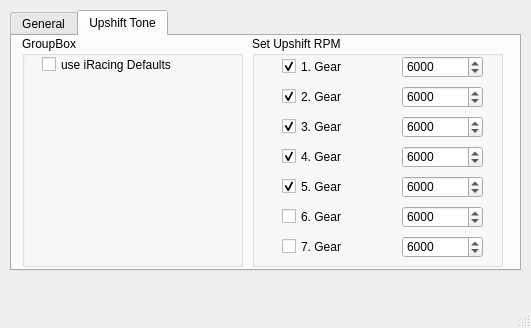
<?xml version="1.0" encoding="UTF-8"?>
<ui version="4.0">
 <class>iAppsMainWindow</class>
 <widget class="QMainWindow" name="iAppsMainWindow">
  <property name="enabled">
   <bool>true</bool>
  </property>
  <property name="geometry">
   <rect>
    <x>0</x>
    <y>0</y>
    <width>531</width>
    <height>328</height>
   </rect>
  </property>
  <property name="sizePolicy">
   <sizepolicy hsizetype="Fixed" vsizetype="Fixed">
    <horstretch>0</horstretch>
    <verstretch>0</verstretch>
   </sizepolicy>
  </property>
  <property name="contextMenuPolicy">
   <enum>Qt::DefaultContextMenu</enum>
  </property>
  <property name="windowTitle">
   <string>iApps</string>
  </property>
  <property name="dockOptions">
   <set>QMainWindow::AllowTabbedDocks|QMainWindow::AnimatedDocks</set>
  </property>
  <widget class="QWidget" name="widget">
   <property name="mouseTracking">
    <bool>true</bool>
   </property>
   <widget class="QTabWidget" name="tabWidget">
    <property name="geometry">
     <rect>
      <x>10</x>
      <y>10</y>
      <width>511</width>
      <height>261</height>
     </rect>
    </property>
    <property name="currentIndex">
     <number>1</number>
    </property>
    <widget class="QWidget" name="tabGeneral">
     <attribute name="title">
      <string>General</string>
     </attribute>
     <widget class="QGroupBox" name="groupBoxiRacing">
      <property name="geometry">
       <rect>
        <x>9</x>
        <y>9</y>
        <width>241</width>
        <height>121</height>
       </rect>
      </property>
      <property name="mouseTracking">
       <bool>false</bool>
      </property>
      <property name="title">
       <string>iRacing</string>
      </property>
      <widget class="QProgressBar" name="progressBarCPU">
       <property name="geometry">
        <rect>
         <x>70</x>
         <y>80</y>
         <width>118</width>
         <height>23</height>
        </rect>
       </property>
       <property name="value">
        <number>24</number>
       </property>
      </widget>
      <widget class="QLabel" name="labeliRacingStatus">
       <property name="geometry">
        <rect>
         <x>20</x>
         <y>30</y>
         <width>81</width>
         <height>16</height>
        </rect>
       </property>
       <property name="text">
        <string>iRacing Status</string>
       </property>
      </widget>
      <widget class="QLabel" name="labeliRacingStatus2">
       <property name="geometry">
        <rect>
         <x>130</x>
         <y>30</y>
         <width>91</width>
         <height>16</height>
        </rect>
       </property>
       <property name="text">
        <string>TextLabel</string>
       </property>
      </widget>
     </widget>
    </widget>
    <widget class="QWidget" name="tabUpshiftTone">
     <attribute name="title">
      <string>Upshift Tone</string>
     </attribute>
     <widget class="QGroupBox" name="groupBox">
      <property name="geometry">
       <rect>
        <x>10</x>
        <y>0</y>
        <width>221</width>
        <height>231</height>
       </rect>
      </property>
      <property name="title">
       <string>GroupBox</string>
      </property>
      <widget class="QCheckBox" name="checkBox">
       <property name="geometry">
        <rect>
         <x>20</x>
         <y>20</y>
         <width>161</width>
         <height>17</height>
        </rect>
       </property>
       <property name="text">
        <string>use iRacing Defaults</string>
       </property>
      </widget>
     </widget>
     <widget class="QGroupBox" name="groupBox_2">
      <property name="geometry">
       <rect>
        <x>240</x>
        <y>0</y>
        <width>251</width>
        <height>231</height>
       </rect>
      </property>
      <property name="title">
       <string>Set Upshift RPM</string>
      </property>
      <widget class="QSpinBox" name="spinBox">
       <property name="geometry">
        <rect>
         <x>150</x>
         <y>20</y>
         <width>81</width>
         <height>22</height>
        </rect>
       </property>
       <property name="buttonSymbols">
        <enum>QAbstractSpinBox::UpDownArrows</enum>
       </property>
       <property name="maximum">
        <number>20000</number>
       </property>
       <property name="singleStep">
        <number>100</number>
       </property>
       <property name="value">
        <number>6000</number>
       </property>
      </widget>
      <widget class="QCheckBox" name="checkBox_2">
       <property name="geometry">
        <rect>
         <x>30</x>
         <y>20</y>
         <width>101</width>
         <height>21</height>
        </rect>
       </property>
       <property name="text">
        <string>1. Gear</string>
       </property>
       <property name="checked">
        <bool>true</bool>
       </property>
      </widget>
      <widget class="QCheckBox" name="checkBox_3">
       <property name="geometry">
        <rect>
         <x>30</x>
         <y>50</y>
         <width>101</width>
         <height>21</height>
        </rect>
       </property>
       <property name="text">
        <string>2. Gear</string>
       </property>
       <property name="checked">
        <bool>true</bool>
       </property>
      </widget>
      <widget class="QSpinBox" name="spinBox_2">
       <property name="geometry">
        <rect>
         <x>150</x>
         <y>50</y>
         <width>81</width>
         <height>22</height>
        </rect>
       </property>
       <property name="buttonSymbols">
        <enum>QAbstractSpinBox::UpDownArrows</enum>
       </property>
       <property name="maximum">
        <number>20000</number>
       </property>
       <property name="singleStep">
        <number>100</number>
       </property>
       <property name="value">
        <number>6000</number>
       </property>
      </widget>
      <widget class="QCheckBox" name="checkBox_4">
       <property name="geometry">
        <rect>
         <x>30</x>
         <y>80</y>
         <width>101</width>
         <height>21</height>
        </rect>
       </property>
       <property name="text">
        <string>3. Gear</string>
       </property>
       <property name="checked">
        <bool>true</bool>
       </property>
      </widget>
      <widget class="QSpinBox" name="spinBox_3">
       <property name="geometry">
        <rect>
         <x>150</x>
         <y>80</y>
         <width>81</width>
         <height>22</height>
        </rect>
       </property>
       <property name="buttonSymbols">
        <enum>QAbstractSpinBox::UpDownArrows</enum>
       </property>
       <property name="maximum">
        <number>20000</number>
       </property>
       <property name="singleStep">
        <number>100</number>
       </property>
       <property name="value">
        <number>6000</number>
       </property>
      </widget>
      <widget class="QCheckBox" name="checkBox_5">
       <property name="geometry">
        <rect>
         <x>30</x>
         <y>110</y>
         <width>101</width>
         <height>21</height>
        </rect>
       </property>
       <property name="text">
        <string>4. Gear</string>
       </property>
       <property name="checked">
        <bool>true</bool>
       </property>
      </widget>
      <widget class="QSpinBox" name="spinBox_4">
       <property name="geometry">
        <rect>
         <x>150</x>
         <y>110</y>
         <width>81</width>
         <height>22</height>
        </rect>
       </property>
       <property name="buttonSymbols">
        <enum>QAbstractSpinBox::UpDownArrows</enum>
       </property>
       <property name="maximum">
        <number>20000</number>
       </property>
       <property name="singleStep">
        <number>100</number>
       </property>
       <property name="value">
        <number>6000</number>
       </property>
      </widget>
      <widget class="QCheckBox" name="checkBox_6">
       <property name="geometry">
        <rect>
         <x>30</x>
         <y>140</y>
         <width>101</width>
         <height>21</height>
        </rect>
       </property>
       <property name="text">
        <string>5. Gear</string>
       </property>
       <property name="checked">
        <bool>true</bool>
       </property>
      </widget>
      <widget class="QSpinBox" name="spinBox_5">
       <property name="geometry">
        <rect>
         <x>150</x>
         <y>140</y>
         <width>81</width>
         <height>22</height>
        </rect>
       </property>
       <property name="buttonSymbols">
        <enum>QAbstractSpinBox::UpDownArrows</enum>
       </property>
       <property name="maximum">
        <number>20000</number>
       </property>
       <property name="singleStep">
        <number>100</number>
       </property>
       <property name="value">
        <number>6000</number>
       </property>
      </widget>
      <widget class="QCheckBox" name="checkBox_7">
       <property name="geometry">
        <rect>
         <x>30</x>
         <y>170</y>
         <width>101</width>
         <height>21</height>
        </rect>
       </property>
       <property name="text">
        <string>6. Gear</string>
       </property>
       <property name="checked">
        <bool>false</bool>
       </property>
      </widget>
      <widget class="QSpinBox" name="spinBox_6">
       <property name="geometry">
        <rect>
         <x>150</x>
         <y>170</y>
         <width>81</width>
         <height>22</height>
        </rect>
       </property>
       <property name="buttonSymbols">
        <enum>QAbstractSpinBox::UpDownArrows</enum>
       </property>
       <property name="maximum">
        <number>20000</number>
       </property>
       <property name="singleStep">
        <number>100</number>
       </property>
       <property name="value">
        <number>6000</number>
       </property>
      </widget>
      <widget class="QSpinBox" name="spinBox_7">
       <property name="geometry">
        <rect>
         <x>150</x>
         <y>200</y>
         <width>81</width>
         <height>22</height>
        </rect>
       </property>
       <property name="buttonSymbols">
        <enum>QAbstractSpinBox::UpDownArrows</enum>
       </property>
       <property name="maximum">
        <number>20000</number>
       </property>
       <property name="singleStep">
        <number>100</number>
       </property>
       <property name="value">
        <number>6000</number>
       </property>
      </widget>
      <widget class="QCheckBox" name="checkBox_8">
       <property name="geometry">
        <rect>
         <x>30</x>
         <y>200</y>
         <width>101</width>
         <height>21</height>
        </rect>
       </property>
       <property name="text">
        <string>7. Gear</string>
       </property>
       <property name="checked">
        <bool>false</bool>
       </property>
      </widget>
     </widget>
    </widget>
   </widget>
  </widget>
  <widget class="QMenuBar" name="menubar">
   <property name="geometry">
    <rect>
     <x>0</x>
     <y>0</y>
     <width>531</width>
     <height>21</height>
    </rect>
   </property>
  </widget>
  <widget class="QStatusBar" name="statusbar"/>
 </widget>
 <resources/>
 <connections/>
</ui>
